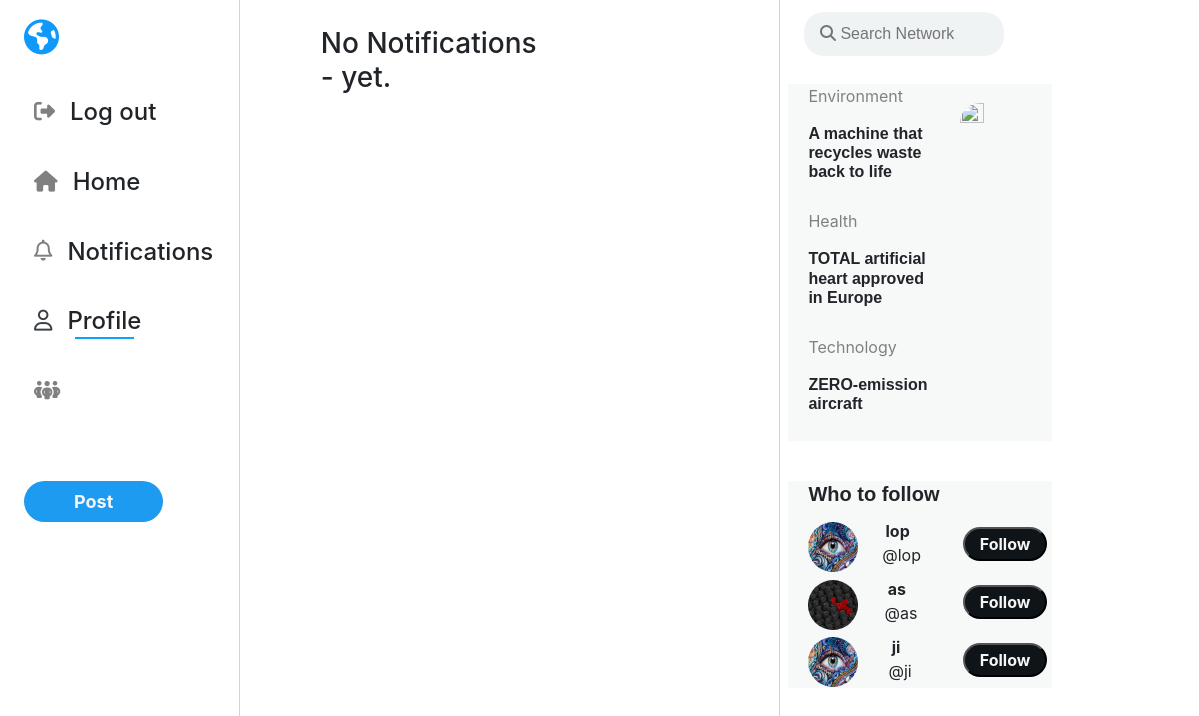
Page /notifications (signed in) on the earlier database version.
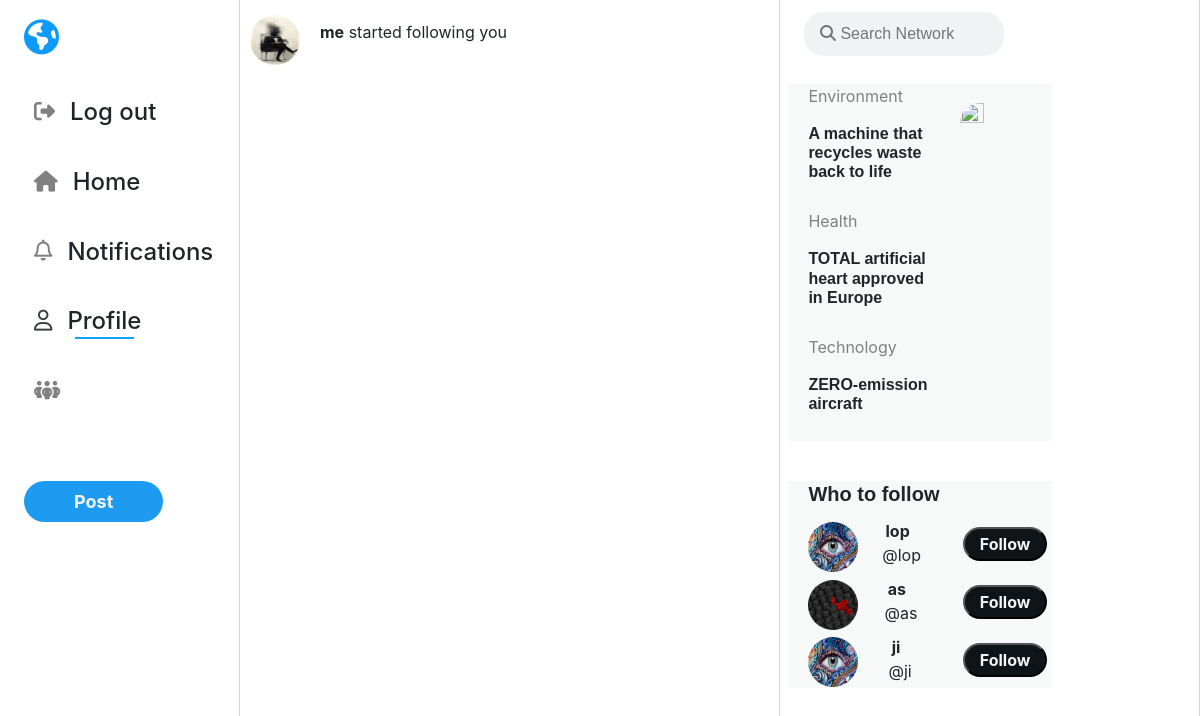
Same page on the later database version.
### network/models.py (models this page shows, shortened)
class User(AbstractUser):
    profile_image = models.ImageField(null=True, blank=True, upload_to="images/")
    cover_image = models.ImageField(null=True, blank=True, upload_to="cover/",default="cover/jaguar.jpg")
    bio = models.CharField(max_length=100, blank=True,default='Hello, im new!')

class Follower(models.Model):
    follower = models.ForeignKey(
        User, on_delete=models.CASCADE, related_name='follower', default=None)
    following = models.ForeignKey(
        User, on_delete=models.CASCADE, related_name='following', default=None)
    class Meta:
        unique_together = (('follower', 'following'),)

### network/views.py (the view)
# urls.py: path("notifications", views.notifications, name="notifications"),
def notifications(request):
    is_following = 0
    if request.user.is_authenticated:
        user = request.session['_auth_user_id']
        username = User.objects.get(id=user)
        followingList = Follower.objects.filter(follower=int(user))
        followersList = Follower.objects.filter(following=int(user))
        tmpJson = serializers.serialize("json",followersList)
        tmpObj = json.loads(tmpJson)
        x = json.dumps(tmpObj)
        print(x)
        likes = Like.objects.filter(post=OuterRef('id'), user_id=user)
        posts = Post.objects.filter().order_by(
            '-post_date').annotate(current_like=Count(likes.values('id')))
        '''
        '''
        currentUser = Follower.objects.filter(follower_id=user)
        userFollowing = []
        for i in currentUser:
            userFollowing.append(i.following_id)
        userList=[]
        users = User.objects.all()
        for i in users:
            userList.append(i.id)
        followSuggestions = [x for x in userList if x not in userFollowing]
        suggestionList = []
        for i in followSuggestions:
            x = User.objects.get(id=i)
            suggestionList.append(x)
        for i in followSuggestions:
            is_following = Follower.objects.filter(follower=user, following=i).count()
    else:
        posts = Post.objects.order_by('-post_date').all()
    paginator = Paginator(posts, MAX_POSTS_PER_PAGE)
    page_number = request.GET.get('page')
    page_obj = paginator.get_page(page_number)
    return render(request, "network/test.html", {
        "username":username,
        'posts': page_obj,
        'form': NewPostForm(),
        'form_edit': NewEditPostForm(),
        "followingList": followingList,
        "followersList":followersList,
        "xx":json.dumps(tmpObj),
        'suggestionList': random.sample(suggestionList, 3),
        "is_following": is_following
    })

### network/views.py
class NewPostForm(forms.Form):
    post_text = forms.Field(widget=forms.Textarea(
        {'rows': '2','id':'textPost', 'maxlength': 160, 'class': 'form-control', 'placeholder': "What's on your mind?",'style': "resize:none;float:right;padding-top:20px;padding-left:70px;font-size:large;",}), label="New Post", required=True)

class NewEditPostForm(forms.Form):
    id_post_edit_text = forms.Field(widget=forms.Textarea(
        {'rows': '3', 'maxlength': 160, 'class': 'form-control', 'placeholder': "What's happening?", 'id': 'id_post_edit_text'}), label="New Post", required=True)

### network/templates/network/test.html (shortened to what this page needs)
{% extends "network/layout.html" %}
{% load static %}
{% block body %}
<div class="mainA">
<div>
    {% for user in followersList %}
        <div class="profilePic">
            <img class="picture"  src="{{ user.follower.profile_image.url }}">
        </div>
    <div class="card">
        <div class="card-body">
            <p class="card-title"><a href="{% url 'profile' user.follower %}"><strong>{{user.follower}}</strong> started following you</a></p>
        </div>
    </div>
    {% empty %}
    <h3 style="margin:5% 0% 10% 15%;">No Notifications <br>- yet.</h3>
    {% endfor %}
</div>
</div>
{% endblock %}

### network/templates/network/layout.html (shortened to what the changed rows need)
{% load static %}
<!DOCTYPE html>
<html lang="en">
<head>
    <link rel="stylesheet" href="https://stackpath.bootstrapcdn.com/bootstrap/4.5.0/css/bootstrap.min.css"
>
    <link href="{% static 'network/styles.css' %}" rel="stylesheet">
    <link href="{% static 'network/responsive.css' %}" rel="stylesheet">
</head>
<body>
    <div class="welcomeDiv">
        {% block body %}
        {% endblock %}
    <div class="rightDiv2 smallerWidth">
            <article class="articleTop">
            {% if user.is_authenticated %}
             <article class="suggestion" style="padding:1px 5px 1px 20px;position: relative;border-top:40px solid white;">
                        {% for i in suggestionList %}
                    <div class="demo">
                        <span><img class="suggestionPic"  src="{{ i.profile_image.url }}"></span>
                        <a href="{% url 'profile' i %}">
                        <span class="middle"><strong>{{i}}</strong><br> <p style="padding-left:8px;">@{{i}}</p></span>
                        </a>
                        <span>
                            <button onclick="callThis();" id="btnSuggestions" class="btnS" data-id="{{i.id}}" type="button"  style="background-color:rgb(15,20,25);float:right;color:whitesmoke;font-weight:bold;padding:3px 15px;border-radius:50px;">Follow</button>
                        </span>
                    </div>
                        {% endfor %}
            </article>
            {% endif %}
        </article>
</div>
    </div>
</body>
</html>

Differences in the rows shown:
added Follower: follower.profile_image (picture), follower "me"
Other differences:
text no longer shown: "No Notifications - yet."
